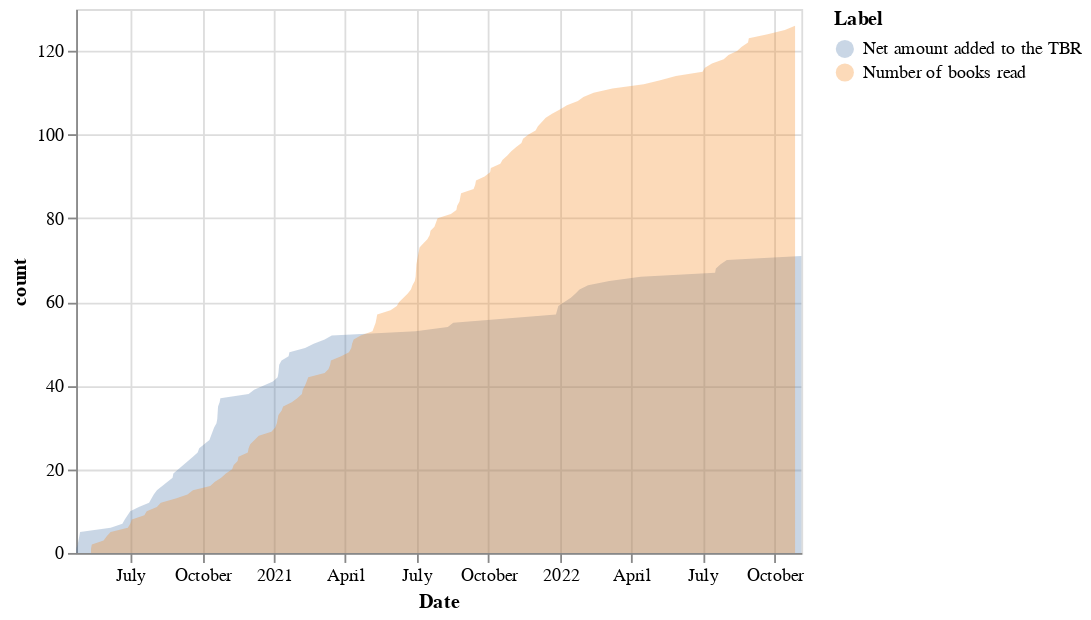

This figure's notebook cell:
### Code cell
source = result

alt.Chart(source).mark_area(opacity=0.3).encode(
    x="Date:T",
    y=alt.Y("count:Q", stack=None),
    color="Label:N"
)

### Figure 1 — Vega-Lite specification as saved in the notebook (floating-point values rounded to 4 significant figures; data arrays with more than 128 entries replaced by an {"elided": "..."} marker saying what was removed)
{"config": {"view": {"continuousWidth": 400, "continuousHeight": 300}}, "data": {"name": "data-652991006f1d8132f666fa6bd87c6299"}, "mark": {"type": "area", "opacity": 0.3}, "encoding": {"color": {"field": "Label", "type": "nominal"}, "x": {"field": "Date", "type": "temporal"}, "y": {"field": "count", "stack": null, "type": "quantitative"}}, "$schema": "https://vega.github.io/schema/vega-lite/v4.17.0.json", "datasets": {"data-652991006f1d8132f666fa6bd87c6299": {"elided": "173 records"}}}
